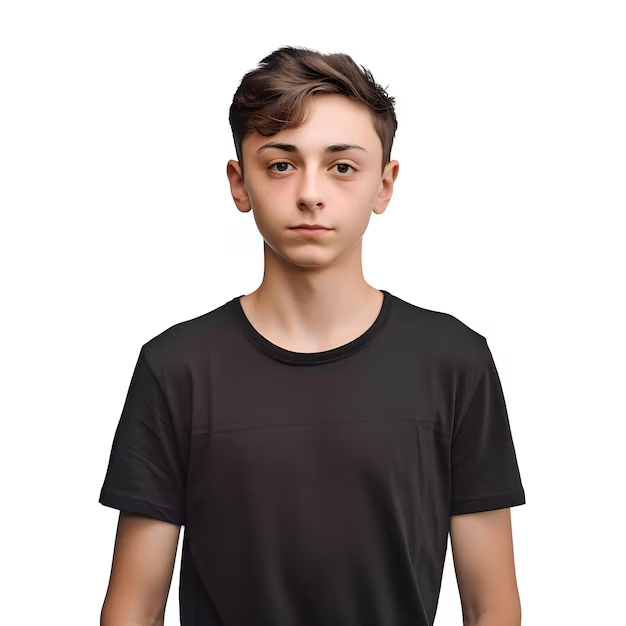
#> input picture img/fotopessoa7.png, 626 x 626 px
$ python img_to_points2.py img//fotopessoa7.png --width 300 --step 1 --white_thresh 250 --output pontos.csv
#> lines starting #> are read from the running program, lines starting #| are printed output that depends on the picture; after the words box and inside, x2 and y2 are one past the last pixel; in counts of white or black regions, pixels touching at a corner belong together
import cv2
from PIL import Image
import numpy as np
import matplotlib.pyplot as plt
import csv

def mask_by_largest_contour(pil_img: Image.Image) -> Image.Image:
    """
    Detecta o maior contorno da pessoa invertendo o threshold e pinta tudo fora dele de branco.

    Parâmetros:
    - pil_img: imagem PIL em RGB.
    Retorna:
    - PIL.Image com fundo branco fora do maior contorno.
    """
    arr = np.array(pil_img)
    gray = cv2.cvtColor(arr, cv2.COLOR_RGB2GRAY)
    # Inverte threshold para destacar a pessoa
    _, thresh = cv2.threshold(gray, 0, 255, cv2.THRESH_BINARY_INV + cv2.THRESH_OTSU)
    contours, _ = cv2.findContours(thresh, cv2.RETR_EXTERNAL, cv2.CHAIN_APPROX_SIMPLE)
    if not contours:
        return pil_img
    largest = max(contours, key=cv2.contourArea)
    mask = np.zeros_like(gray)
    cv2.drawContours(mask, [largest], -1, color=255, thickness=-1)
    arr[mask == 0] = [255, 255, 255]
    return Image.fromarray(arr)


def image_to_pointcloud(image_path, output_csv='points.csv', width=200, step=1, white_thresh=255):
    """
    Converte uma imagem em nuvem de pontos, mantendo apenas a pessoa.
    Plota lado a lado: contorno da pessoa, imagem mascarada e nuvem de pontos.

    Parâmetros:
    - image_path: caminho para a imagem de entrada.
    - output_csv: nome do CSV a ser salvo.
    - width: largura alvo (mantém proporção).
    - step: amostragem, use cada N-ésimo ponto.
    - white_thresh: limiar acima do qual pixel é branco.
    """
#> called with image_path = 'img//fotopessoa7.png', output_csv = 'pontos.csv', width = 300, step = 1, white_thresh = 250
    # Carrega e redimensiona
    img = Image.open(image_path).convert('RGB')
    w_percent = width / float(img.size[0])
#> w_percent = 0.479
    height = int(float(img.size[1]) * w_percent)
#> height = 300
    img = img.resize((width, height), resample=Image.LANCZOS)
#> img: PIL image 300x300 RGB

    # Prepara overlay com contorno da pessoa
    arr_img = np.array(img)
    gray = cv2.cvtColor(arr_img, cv2.COLOR_RGB2GRAY)
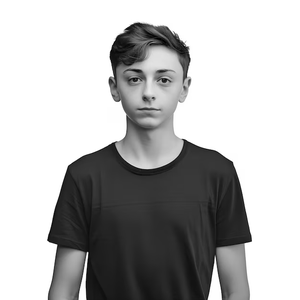
#> gray: shape (300, 300); min 0, max 255, mean 182.6
    _, thresh_overlay = cv2.threshold(gray, 0, 255, cv2.THRESH_BINARY_INV + cv2.THRESH_OTSU)
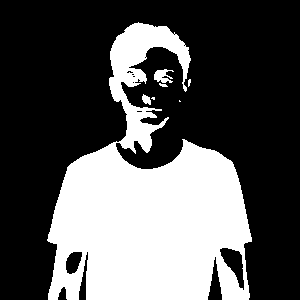
#> thresh_overlay: shape (300, 300); 33.8% white; 7 white regions (3 under 20 px)
    contours, _ = cv2.findContours(thresh_overlay, cv2.RETR_EXTERNAL, cv2.CHAIN_APPROX_SIMPLE)
#> contours = 7 contours, 4 with area under 20; largest, box (x1, y1, x2, y2) and area: (47, 22, 252, 300) 30174, (154, 69, 174, 83) 126, (142, 94, 151, 105) 50
    if contours:
        largest = max(contours, key=cv2.contourArea)
#> largest = contour of 647 points, box (x1, y1, x2, y2) (47, 22, 252, 300), area 30174
        overlay_arr = arr_img.copy()
        cv2.drawContours(overlay_arr, [largest], -1, (255, 0, 0), thickness=2)
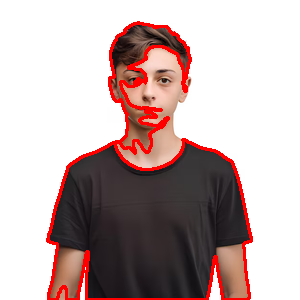
#> overlay_arr: shape (300, 300, 3); mean R, G, B 194, 174.3, 172.9
        contour_img = Image.fromarray(overlay_arr)
    else:
        contour_img = img

    # Mascara tudo fora da pessoa
    masked_img = mask_by_largest_contour(img)
#> in mask_by_largest_contour, `cv2.drawContours(mask, [largest], -1, color=255, thickness=-1)`:
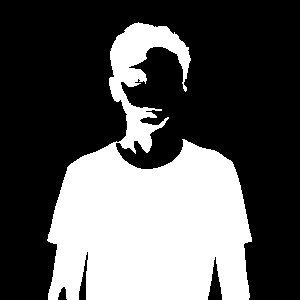
#> mask: shape (300, 300); 34.3% white; 1 white region, box (x1, y1, x2, y2) and area: (47, 22, 252, 300) 30909
#> in mask_by_largest_contour, `arr[mask == 0] = [255, 255, 255]`:
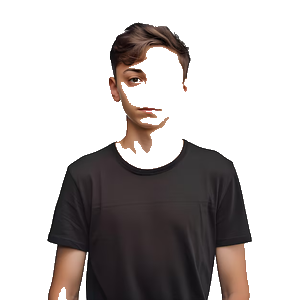
#> arr: shape (300, 300, 3); mean R, G, B 190.1, 185.5, 184.6
    arr_masked = np.array(masked_img)

    # Gera pontos
    ys, xs = np.indices((height, width))
    xs = xs.flatten()
    ys = ys.flatten()
    colors = arr_masked.reshape(-1, 3)

    if step > 1:
        xs = xs[::step]
        ys = ys[::step]
        colors = colors[::step]

    mask = np.any(colors < white_thresh, axis=1)
    xs, ys, colors = xs[mask], ys[mask], colors[mask]

    # Salva CSV
    with open(output_csv, 'w', newline='') as csvfile:
        writer = csv.writer(csvfile)
        writer.writerow(['x', 'y', 'r', 'g', 'b'])
        for x, y, (r, g, b) in zip(xs, ys, colors):
            writer.writerow([int(x), int(y), int(r), int(g), int(b)])
#> this loop made 30909 passes
#> (x, y, r, g, b) on passes 1 to 3: (138, 22, 145, 142, 143), (134, 23, 94, 93, 93), (135, 23, 62, 59, 59)

    # Plot dos três estágios
    fig, axs = plt.subplots(1, 3, figsize=(18, 8))
    axs[0].imshow(contour_img)
    axs[0].axis('off')
    axs[0].set_title('Contorno da Pessoa')
    axs[1].imshow(masked_img)
    axs[1].axis('off')
    axs[1].set_title('Imagem Mascarada')
    axs[2].scatter(xs, -ys, s=1, c=colors / 255.0)
    axs[2].axis('off')
    axs[2].set_title(f'Nuvem de Pontos (step={step})')
    plt.show()
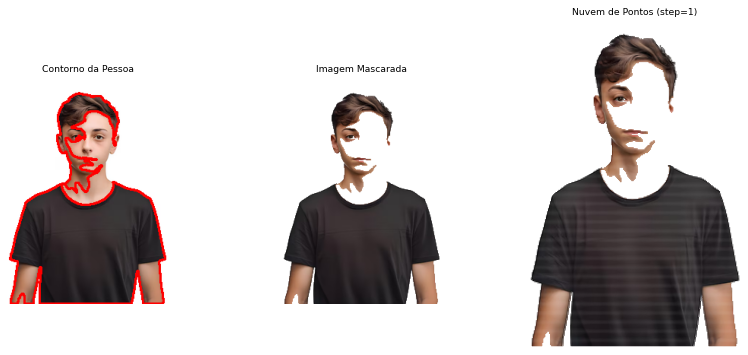
#> figure drawn by matplotlib, 3 panels

if __name__ == '__main__':
    import argparse
    parser = argparse.ArgumentParser(
        description='Gera nuvem de pontos, mantendo só o maior contorno (pessoa).')
    parser.add_argument('image', help='Caminho para a imagem de entrada')
    parser.add_argument('--width', type=int, default=200, help='Largura alvo para amostragem')
    parser.add_argument('--step', type=int, default=1, help='Use cada N-ésimo ponto')
    parser.add_argument('--white_thresh', type=int, default=255, help='Limiar para remover brancos')
    parser.add_argument('--output', default='points.csv', help='Arquivo CSV de saída')
    args = parser.parse_args()
    image_to_pointcloud(
        args.image,
        output_csv=args.output,
        width=args.width,
        step=args.step,
        white_thresh=args.white_thresh
    )

    # python img_to_points2.py img\\fotopessoa7.png --width 300 --step 1 --white_thresh 250 --output pontos.csv

$ run again, with img/fotopessoa2.png copied over img/fotopessoa7.png
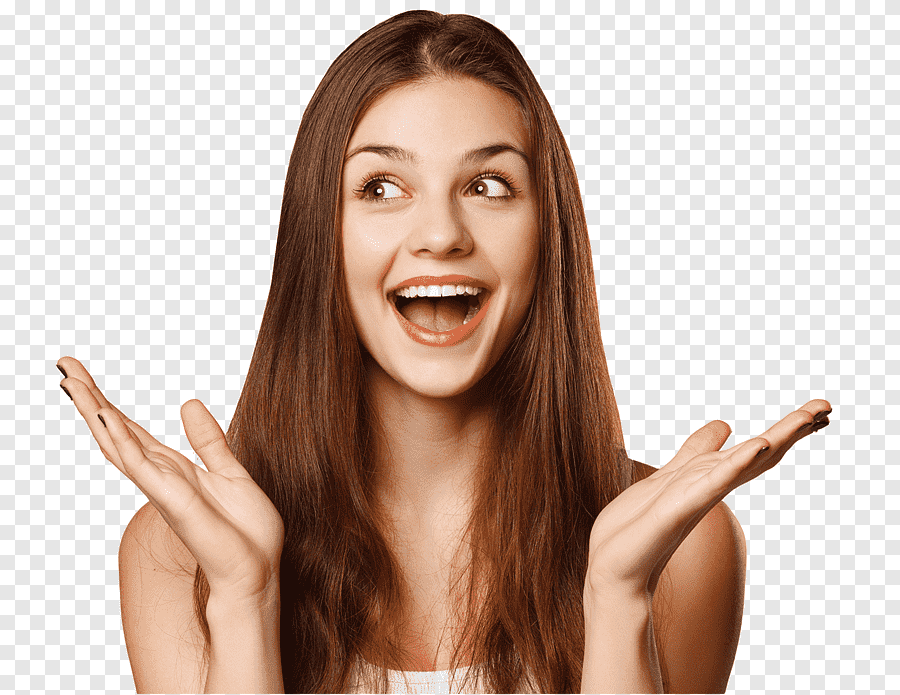
#> input picture img/fotopessoa2.png, 900 x 695 px
#> in image_to_pointcloud, img is the input picture: PIL image 900x695 RGB; mean R, G, B 200.6, 179.5, 168.2
#> img: PIL image 300x231 RGB
#> in image_to_pointcloud, `_, thresh_overlay = cv2.threshold(gray, 0, 255, cv2.THRESH_BINARY_INV ..`:
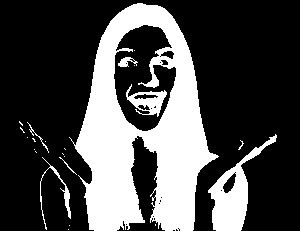
#> thresh_overlay: shape (231, 300); 29.1% white; 23 white regions (16 under 20 px)
#> in image_to_pointcloud, `contours, _ = cv2.findContours(thresh_overlay, cv2.RETR_EXTERNAL, cv2...`: contours = 19 contours, 15 with area under 20; largest, box (x1, y1, x2, y2) and area: (69, 3, 219, 231) 21128, (208, 134, 277, 231) 2098, (40, 157, 71, 230) 141, (27, 122, 49, 153) 20
#> in image_to_pointcloud, `largest = max(contours, key=cv2.contourArea)`: largest = contour of 450 points, box (x1, y1, x2, y2) (69, 3, 219, 231), area 21128
#> overlay_arr: shape (231, 300, 3); mean R, G, B 204.2, 173.9, 163.7
#> mask: shape (231, 300); 31.2% white; 1 white region, box (x1, y1, x2, y2) and area: (69, 3, 219, 231) 21589
#> the loop in image_to_pointcloud, `for x, y, (r, g, b) in zip(xs, ys, colors):` made 21582 passes
#> (x, y, r, g, b) on passes 1 to 3: (137, 3, 148, 125, 113), (138, 3, 130, 109, 100), (139, 3, 108, 91, 85)
#> in image_to_pointcloud, `plt.show()`:
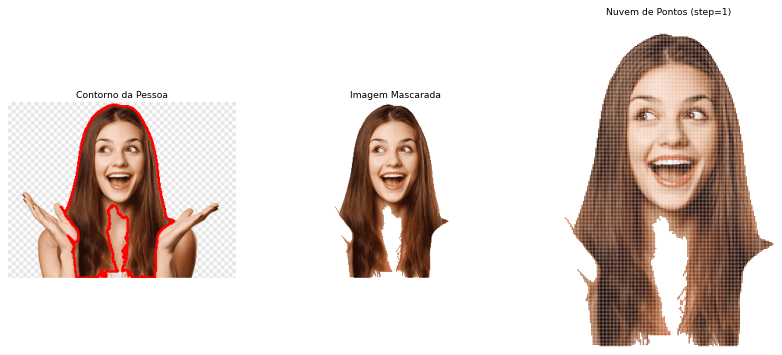
#> figure drawn by matplotlib, 3 panels

$ run again, with img/fotopessoa3.png copied over img/fotopessoa7.png
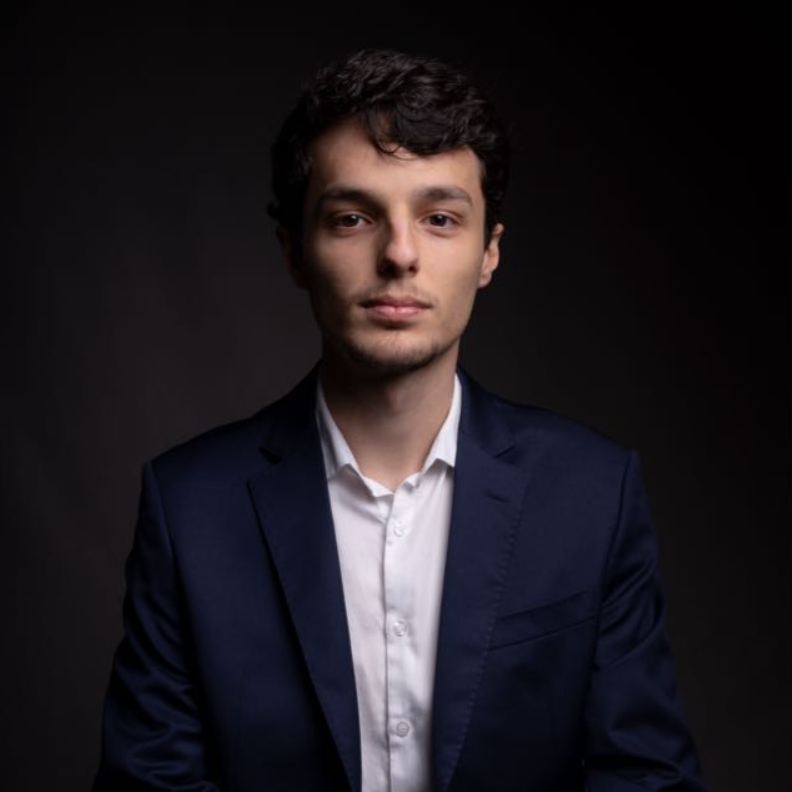
#> input picture img/fotopessoa3.png, 792 x 792 px
#> in image_to_pointcloud, `_, thresh_overlay = cv2.threshold(gray, 0, 255, cv2.THRESH_BINARY_INV ..`:
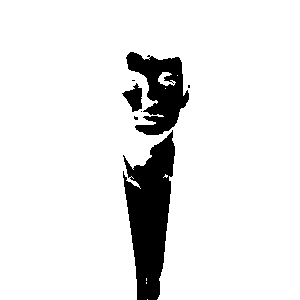
#> thresh_overlay: shape (300, 300); 90.7% white; 7 black regions (4 under 20 px)
#> in image_to_pointcloud, `contours, _ = cv2.findContours(thresh_overlay, cv2.RETR_EXTERNAL, cv2...`: contours = 5 contours, 4 with area under 20; largest, box (x1, y1, x2, y2) and area: (0, 0, 300, 300) 83892
#> in image_to_pointcloud, `largest = max(contours, key=cv2.contourArea)`: largest = contour of 177 points, box (x1, y1, x2, y2) (0, 0, 300, 300), area 83892
#> overlay_arr: shape (300, 300, 3); mean R, G, B 40.4, 25.6, 30.1
#> mask: shape (300, 300); 94.1% white; 1 black region, box (x1, y1, x2, y2) and area: (123, 130, 175, 300) 5297
#> arr: shape (300, 300, 3); mean R, G, B 35.5, 32, 36.3
#> the loop in image_to_pointcloud, `for x, y, (r, g, b) in zip(xs, ys, colors):` made 84703 passes
#> (r, g, b) on passes 1 to 3: (4, 4, 4), (4, 4, 4), (4, 4, 4)
#> in image_to_pointcloud, `plt.show()`:
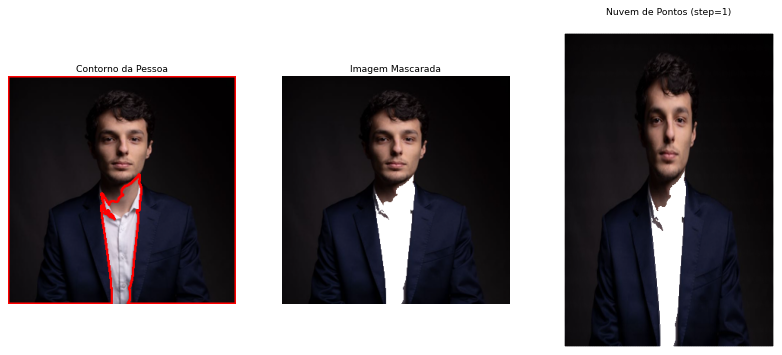
#> figure drawn by matplotlib, 3 panels

$ run again, with img/fotopessoa4.png copied over img/fotopessoa7.png
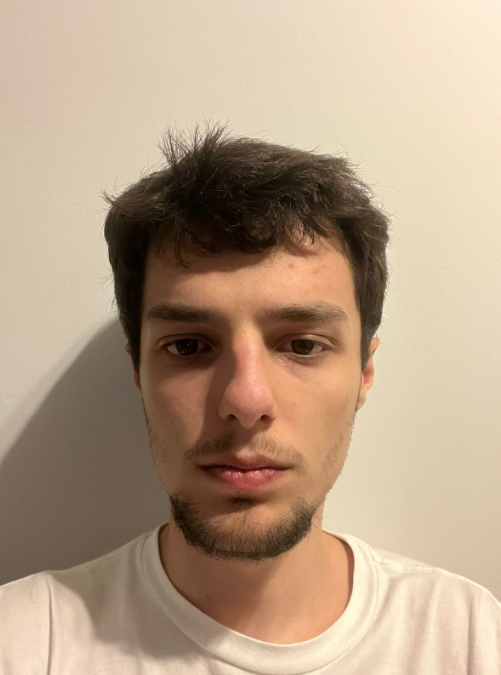
#> input picture img/fotopessoa4.png, 501 x 675 px
#> in image_to_pointcloud, `_, thresh_overlay = cv2.threshold(gray, 0, 255, cv2.THRESH_BINARY_INV ..`:
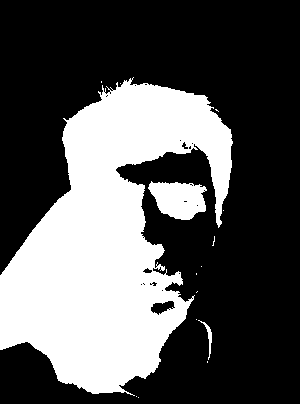
#> thresh_overlay: shape (404, 300); 34% white; 15 white regions (12 under 20 px)
#> in image_to_pointcloud, `contours, _ = cv2.findContours(thresh_overlay, cv2.RETR_EXTERNAL, cv2...`: contours = 15 contours, 12 with area under 20; largest, box (x1, y1, x2, y2) and area: (0, 77, 233, 396) 39078, (148, 181, 207, 220) 1560, (198, 320, 212, 360) 67
#> in image_to_pointcloud, `largest = max(contours, key=cv2.contourArea)`: largest = contour of 757 points, box (x1, y1, x2, y2) (0, 77, 233, 396), area 39078
#> overlay_arr: shape (404, 300, 3); mean R, G, B 186.5, 154.2, 130.8
#> mask: shape (404, 300); 32.8% white; 1 white region, box (x1, y1, x2, y2) and area: (0, 77, 233, 396) 39762
#> the loop in image_to_pointcloud, `for x, y, (r, g, b) in zip(xs, ys, colors):` made 39762 passes
#> (x, y, r, g, b) on passes 1 to 3: (133, 77, 150, 132, 112), (130, 78, 143, 126, 108), (132, 78, 148, 125, 106)
#> in image_to_pointcloud, `plt.show()`:
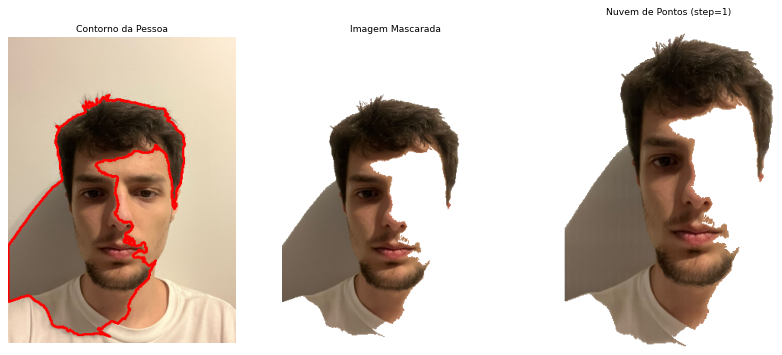
#> figure drawn by matplotlib, 3 panels
